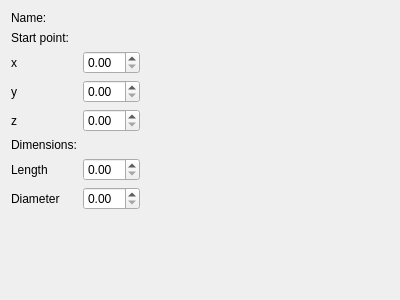
<?xml version="1.0" encoding="UTF-8"?>
<ui version="4.0">
 <class>Form</class>
 <widget class="QWidget" name="Form">
  <property name="geometry">
   <rect>
    <x>0</x>
    <y>0</y>
    <width>400</width>
    <height>300</height>
   </rect>
  </property>
  <property name="windowTitle">
   <string>Form</string>
  </property>
  <layout class="QGridLayout" name="gridLayout">
   <item row="2" column="0">
    <widget class="QLabel" name="label">
     <property name="text">
      <string>x</string>
     </property>
    </widget>
   </item>
   <item row="7" column="1">
    <widget class="QDoubleSpinBox" name="diam_spin_box"/>
   </item>
   <item row="4" column="0">
    <widget class="QLabel" name="label_3">
     <property name="text">
      <string>z</string>
     </property>
    </widget>
   </item>
   <item row="7" column="0">
    <widget class="QLabel" name="label_7">
     <property name="text">
      <string>Diameter</string>
     </property>
    </widget>
   </item>
   <item row="0" column="0">
    <widget class="QLabel" name="label_8">
     <property name="text">
      <string>Name:</string>
     </property>
    </widget>
   </item>
   <item row="6" column="1">
    <widget class="QDoubleSpinBox" name="length_spin_box"/>
   </item>
   <item row="0" column="1">
    <widget class="QLabel" name="name_label">
     <property name="text">
      <string/>
     </property>
    </widget>
   </item>
   <item row="1" column="0">
    <widget class="QLabel" name="label_4">
     <property name="text">
      <string>Start point:</string>
     </property>
    </widget>
   </item>
   <item row="6" column="0">
    <widget class="QLabel" name="label_6">
     <property name="text">
      <string>Length</string>
     </property>
    </widget>
   </item>
   <item row="2" column="1">
    <widget class="QDoubleSpinBox" name="x_spin_box"/>
   </item>
   <item row="4" column="2">
    <spacer name="horizontalSpacer">
     <property name="orientation">
      <enum>Qt::Horizontal</enum>
     </property>
     <property name="sizeHint" stdset="0">
      <size>
       <width>40</width>
       <height>20</height>
      </size>
     </property>
    </spacer>
   </item>
   <item row="5" column="0">
    <widget class="QLabel" name="label_5">
     <property name="text">
      <string>Dimensions:</string>
     </property>
    </widget>
   </item>
   <item row="3" column="1">
    <widget class="QDoubleSpinBox" name="y_spin_box"/>
   </item>
   <item row="8" column="0">
    <spacer name="verticalSpacer">
     <property name="orientation">
      <enum>Qt::Vertical</enum>
     </property>
     <property name="sizeHint" stdset="0">
      <size>
       <width>20</width>
       <height>40</height>
      </size>
     </property>
    </spacer>
   </item>
   <item row="3" column="0">
    <widget class="QLabel" name="label_2">
     <property name="text">
      <string>y</string>
     </property>
    </widget>
   </item>
   <item row="4" column="1">
    <widget class="QDoubleSpinBox" name="z_spin_box"/>
   </item>
  </layout>
 </widget>
 <resources/>
 <connections/>
</ui>
